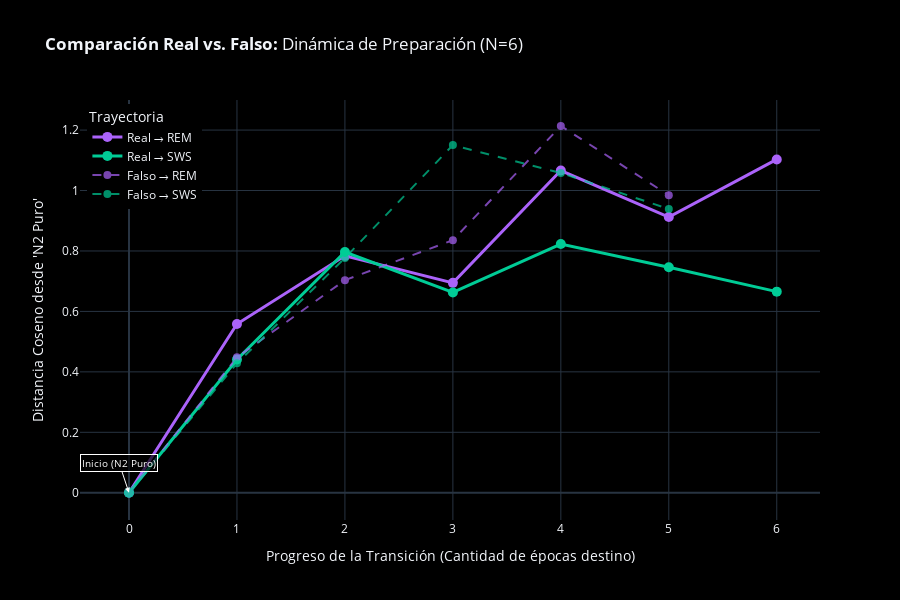

Here is the notebook cell this chart was saved with:
### Code cell
# Graficar comparación Real vs. Falso
fig = go.Figure()

# Filtrar valores None para el modelo real
indices_rem = [i for i, d in enumerate(dist_rem) if d is not None]
valores_rem = [d for d in dist_rem if d is not None]
labels_rem_filtrados = [trayectoria_rem[i] for i in indices_rem]

indices_sws = [i for i, d in enumerate(dist_sws) if d is not None]
valores_sws = [d for d in dist_sws if d is not None]
labels_sws_filtrados = [trayectoria_sws[i] for i in indices_sws]

# Filtrar valores None para el modelo falso
indices_rem_falso = [i for i, d in enumerate(dist_rem_falso) if d is not None]
valores_rem_falso = [d for d in dist_rem_falso if d is not None]
labels_rem_falso_filtrados = [labels_rem_falso[i] for i in indices_rem_falso]

indices_sws_falso = [i for i, d in enumerate(dist_sws_falso) if d is not None]
valores_sws_falso = [d for d in dist_sws_falso if d is not None]
labels_sws_falso_filtrados = [labels_sws_falso[i] for i in indices_sws_falso]

# Línea Real REM (sólida)
fig.add_trace(go.Scatter(
    x=indices_rem,
    y=valores_rem,
    mode='lines+markers',
    name='Real → REM',
    line=dict(color='#AB63FA', width=3),
    marker=dict(size=10, color='#AB63FA'),
    text=labels_rem_filtrados,
    hovertemplate="<b>Paso:</b> %{x}<br><b>Token:</b> %{text}<br><b>Distancia:</b> %{y:.4f}<extra></extra>"
))

# Línea Real SWS (sólida)
fig.add_trace(go.Scatter(
    x=indices_sws,
    y=valores_sws,
    mode='lines+markers',
    name='Real → SWS',
    line=dict(color='#00CC96', width=3),
    marker=dict(size=10, color='#00CC96'),
    text=labels_sws_filtrados,
    hovertemplate="<b>Paso:</b> %{x}<br><b>Token:</b> %{text}<br><b>Distancia:</b> %{y:.4f}<extra></extra>"
))

# Línea Falso REM (punteada)
fig.add_trace(go.Scatter(
    x=indices_rem_falso,
    y=valores_rem_falso,
    mode='lines+markers',
    name='Falso → REM',
    line=dict(color='#AB63FA', width=2, dash='dash'),
    marker=dict(size=8, color='#AB63FA'),
    opacity=0.7,
    text=labels_rem_falso_filtrados,
    hovertemplate="<b>Paso:</b> %{x}<br><b>Token:</b> %{text}<br><b>Distancia:</b> %{y:.4f}<extra></extra>"
))

# Línea Falso SWS (punteada)
fig.add_trace(go.Scatter(
    x=indices_sws_falso,
    y=valores_sws_falso,
    mode='lines+markers',
    name='Falso → SWS',
    line=dict(color='#00CC96', width=2, dash='dash'),
    marker=dict(size=8, color='#00CC96'),
    opacity=0.7,
    text=labels_sws_falso_filtrados,
    hovertemplate="<b>Paso:</b> %{x}<br><b>Token:</b> %{text}<br><b>Distancia:</b> %{y:.4f}<extra></extra>"
))

fig.update_layout(
    title="<b>Comparación Real vs. Falso:</b> Dinámica de Preparación (N=6)",
    xaxis_title="Progreso de la Transición (Cantidad de épocas destino)",
    yaxis_title="Distancia Coseno desde 'N2 Puro'",
    template="plotly_dark",
    paper_bgcolor="black",
    plot_bgcolor="black",
    height=600,
    hovermode="x unified",
    legend=dict(
        title="Trayectoria",
        yanchor="top",
        y=0.99,
        xanchor="left",
        x=0.01,
        font=dict(size=12)
    )
)

# Añadir anotación explicativa
if len(valores_rem) > 0:
    fig.add_annotation(
        x=0, 
        y=valores_rem[0] if valores_rem else 0, 
        text="Inicio (N2 Puro)", 
        showarrow=True, 
        arrowhead=2,
        arrowcolor="white",
        font=dict(color="white", size=10),
        bgcolor="rgba(0,0,0,0.7)",
        bordercolor="white"
    )

fig.show()

# Mostrar resumen de resultados
print("\nResumen de Trayectorias")
print(f"\nModelo Real:")
print(f"  Trayectoria REM: {len(valores_rem)} puntos válidos de {len(dist_rem)} totales")
print(f"  Trayectoria SWS: {len(valores_sws)} puntos válidos de {len(dist_sws)} totales")
if valores_rem and valores_sws:
    print(f"  Distancia máxima REM: {max(valores_rem):.4f}")
    print(f"  Distancia máxima SWS: {max(valores_sws):.4f}")
    print(f"  Separación (diferencia): {abs(max(valores_rem) - max(valores_sws)):.4f}")

print(f"\nModelo Falso (Shuffled):")
print(f"  Trayectoria REM: {len(valores_rem_falso)} puntos válidos de {len(dist_rem_falso)} totales")
print(f"  Trayectoria SWS: {len(valores_sws_falso)} puntos válidos de {len(dist_sws_falso)} totales")
if valores_rem_falso and valores_sws_falso:
    print(f"  Distancia máxima REM: {max(valores_rem_falso):.4f}")
    print(f"  Distancia máxima SWS: {max(valores_sws_falso):.4f}")
    print(f"  Separación (diferencia): {abs(max(valores_rem_falso) - max(valores_sws_falso)):.4f}")
    
print("\nInterpretación")
print("Si la estructura es real, las líneas punteadas (Falso) deberían estar superpuestas,")
print("mientras que las líneas sólidas (Real) muestran la separación de preparación dinámica.")

### Figure 1 — Plotly figure (JSON) as saved in the notebook; plotly's stock layout.template omitted (floating-point values rounded to 4 significant figures)
{"data": [{"hovertemplate": "<b>Paso:</b> %{x}<br><b>Token:</b> %{text}<br><b>Distancia:</b> %{y:.4f}<extra></extra>", "line": {"color": "#AB63FA", "width": 3}, "marker": {"color": "#AB63FA", "size": 10}, "mode": "lines+markers", "name": "Real → REM", "text": ["2-2-2-2-2-2", "2-2-2-2-2-4", "2-2-2-2-4-4", "2-2-2-4-4-4", "2-2-4-4-4-4", "2-4-4-4-4-4", "4-4-4-4-4-4"], "type": "scatter", "x": [0, 1, 2, 3, 4, 5, 6], "y": [0, 0.5582, 0.7839, 0.6945, 1.066, 0.9122, 1.103]}, {"hovertemplate": "<b>Paso:</b> %{x}<br><b>Token:</b> %{text}<br><b>Distancia:</b> %{y:.4f}<extra></extra>", "line": {"color": "#00CC96", "width": 3}, "marker": {"color": "#00CC96", "size": 10}, "mode": "lines+markers", "name": "Real → SWS", "text": ["2-2-2-2-2-2", "2-2-2-2-2-3", "2-2-2-2-3-3", "2-2-2-3-3-3", "2-2-3-3-3-3", "2-3-3-3-3-3", "3-3-3-3-3-3"], "type": "scatter", "x": [0, 1, 2, 3, 4, 5, 6], "y": [0, 0.4411, 0.7966, 0.6629, 0.8229, 0.7463, 0.6654]}, {"hovertemplate": "<b>Paso:</b> %{x}<br><b>Token:</b> %{text}<br><b>Distancia:</b> %{y:.4f}<extra></extra>", "line": {"color": "#AB63FA", "dash": "dash", "width": 2}, "marker": {"color": "#AB63FA", "size": 8}, "mode": "lines+markers", "name": "Falso → REM", "opacity": 0.7, "text": ["2-2-2-2-2-2", "2-2-2-2-2-4", "2-2-2-2-4-4", "2-2-2-4-4-4", "2-2-4-4-4-4", "2-4-4-4-4-4"], "type": "scatter", "x": [0, 1, 2, 3, 4, 5], "y": [0, 0.4481, 0.7035, 0.8357, 1.214, 0.9845]}, {"hovertemplate": "<b>Paso:</b> %{x}<br><b>Token:</b> %{text}<br><b>Distancia:</b> %{y:.4f}<extra></extra>", "line": {"color": "#00CC96", "dash": "dash", "width": 2}, "marker": {"color": "#00CC96", "size": 8}, "mode": "lines+markers", "name": "Falso → SWS", "opacity": 0.7, "text": ["2-2-2-2-2-2", "2-2-2-2-2-3", "2-2-2-2-3-3", "2-2-2-3-3-3", "2-2-3-3-3-3", "2-3-3-3-3-3"], "type": "scatter", "x": [0, 1, 2, 3, 4, 5], "y": [0, 0.4281, 0.7767, 1.15, 1.058, 0.939]}], "layout": {"annotations": [{"arrowcolor": "white", "arrowhead": 2, "bgcolor": "rgba(0,0,0,0.7)", "bordercolor": "white", "font": {"color": "white", "size": 10}, "showarrow": true, "text": "Inicio (N2 Puro)", "x": 0, "y": 0}], "height": 600, "hovermode": "x unified", "legend": {"font": {"size": 12}, "title": {"text": "Trayectoria"}, "x": 0.01, "xanchor": "left", "y": 0.99, "yanchor": "top"}, "paper_bgcolor": "black", "plot_bgcolor": "black", "title": {"text": "<b>Comparación Real vs. Falso:</b> Dinámica de Preparación (N=6)"}, "xaxis": {"title": {"text": "Progreso de la Transición (Cantidad de épocas destino)"}}, "yaxis": {"title": {"text": "Distancia Coseno desde 'N2 Puro'"}}}}
